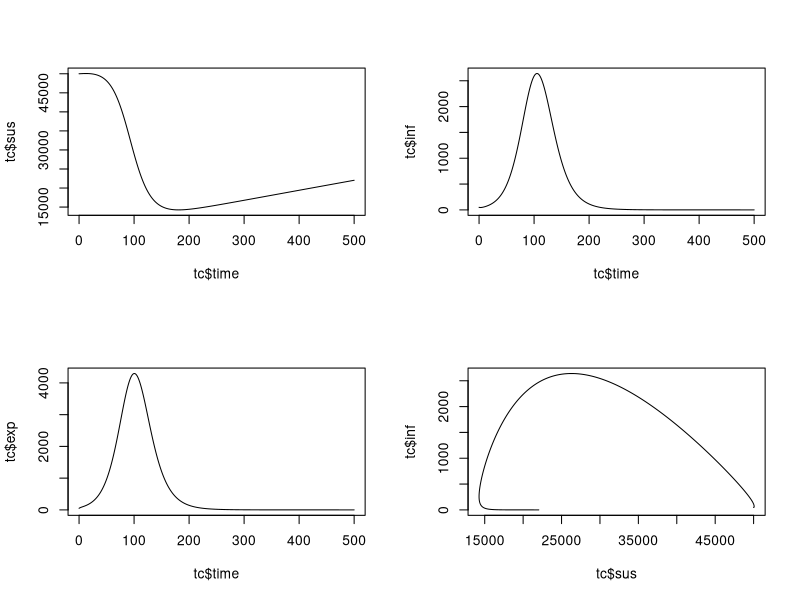
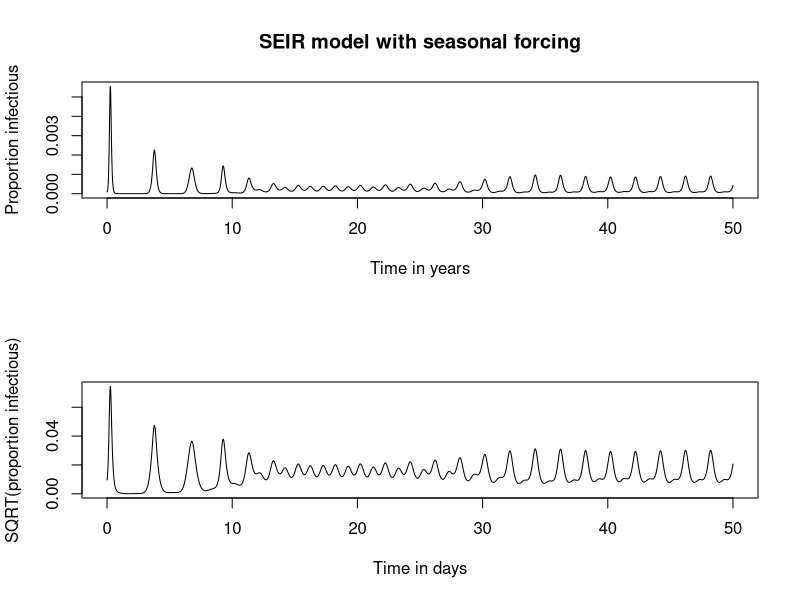
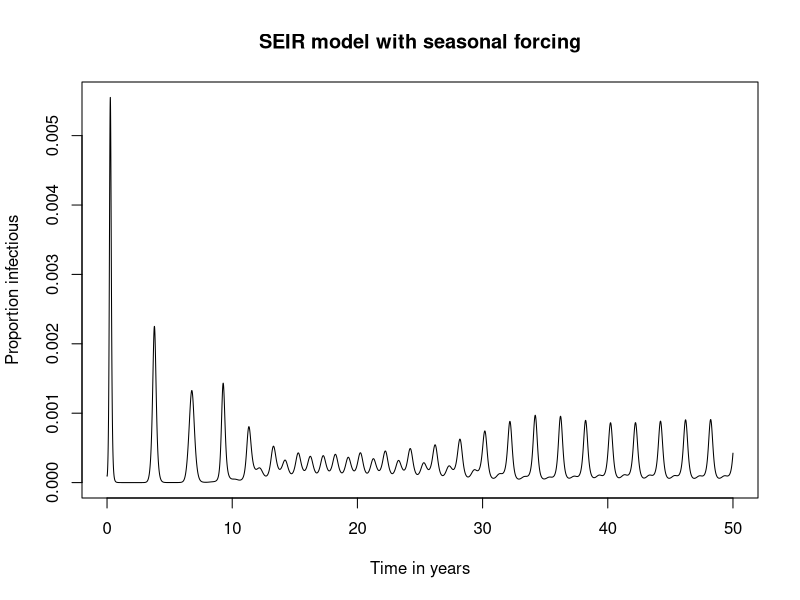
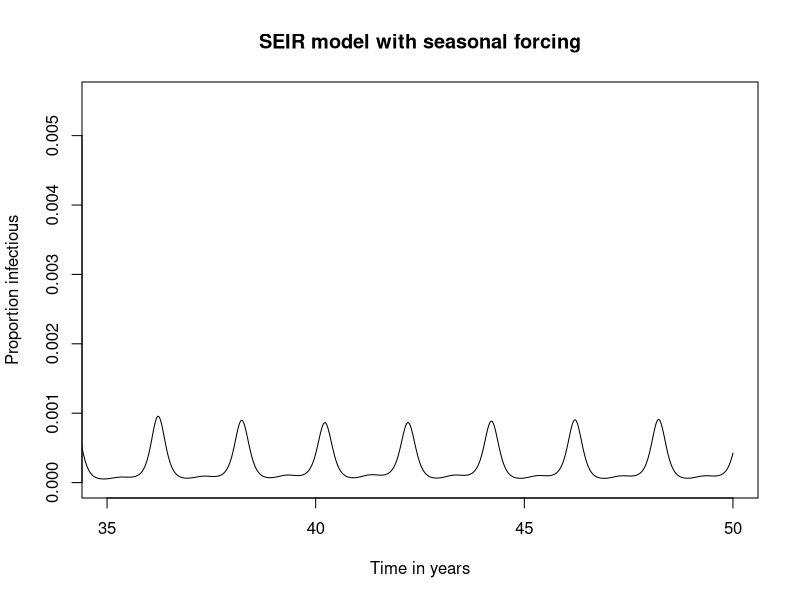

The R script that drew these images, in order:
# seir.w.seasonal.R
# JRCP 06.05.09

library(deSolve)

Ro.calc<-function(beta,N,mu=0.02/365.25,sigma=1/8,gamma=1/5){
  beta*N*(sigma/(mu+sigma))*(1/(mu+gamma))
}

Ro.calc(0.0000009,500000)

beta.calc<-function(Ro,N,mu=0.02/365.25,sigma=1/8,gamma=1/5){
  Ro/(N*(sigma/(mu+sigma))*(1/(mu+gamma)))
}

seir.earn<-function(t,y,params){
	S <- y[1]
	E <- y[2]
	I <- y[3]
	R <- y[4]
	
	beta<-params[1]
	N<-params[2]
	mu<-params[3]
	sigma<-params[4]
	gamma<-params[5]
	nu<-mu*N
	
	dSdt <- nu-beta*S*I-mu*S
	dEdt <- beta*S*I-mu*E-sigma*E
	dIdt <- sigma*E-mu*I-gamma*I
	dRdt <- gamma*I-mu*R
		
	return(list(c(dSdt,dEdt,dIdt,dRdt)))
}

beta<-beta.calc(18,500000)#0.0000009#2.2*10^-8#7.2*10^-6#3.6#2*10^-8
N<-500000
mu<-.02/365.25
sigma<-1/8
gamma<-1/5

times<-seq(0,500,.01)

if(1){
  S0<-N/10
  E0<-N*10^-4
  I0<-N*10^-4
}else{
  S0<-N-1
  E0<-1
  I0<-0
}

init<-c(sus=S0,exp=E0,inf=I0,rec=N-S0-E0-I0)

tc<-data.frame(lsoda(init,times,seir.earn,c(beta,N,mu,sigma,gamma)))

par(mfcol=c(2,2))
plot(tc$time,tc$sus,type="l")
plot(tc$time,tc$exp,type="l")
plot(tc$time,tc$inf,type="l")
plot(tc$sus,tc$inf,type="l")

seir<-function(t,y,params){
	S <- y[1]
	E <- y[2]
	I <- y[3]
	R <- y[4]
	
	nu<-mu*N
	
	dSdt <- nu-beta*S*I-mu*S
	dEdt <- beta*S*I-mu*E-sigma*E
	dIdt <- sigma*E-mu*I-gamma*I
	dRdt <- gamma*I-mu*R
		
	return(list(c(dSdt,dEdt,dIdt,dRdt)))
}
init<-c(sus=S0,exp=E0,inf=I0,rec=N-S0-E0-I0)

tc<-data.frame(lsoda(init,times,seir,NA))



S.star<-function(beta,mu=0.02/365.25,sigma=1/8,gamma=1/5){
  ((mu+sigma)/beta)*((mu+gamma)/sigma)
}
E.star<-function(beta,N,mu=0.02/365.25,sigma=1/8,gamma=1/5){
  mu*(N-S.star(beta,mu,sigma,gamma))/(mu+sigma)
}
I.star<-function(beta,N,mu=0.02/365.25,sigma=1/8,gamma=1/5){
  (sigma/(mu+gamma))*E.star(beta,N,mu,sigma,gamma)
}
R.star<-function(beta,N,mu=0.02/365.25,sigma=1/8,gamma=1/5){
  (gamma/mu)*I.star(beta,N,mu,sigma,gamma)
}



# Seasonal beta
beta.t<-function(x,beta,amp=0.08,per=365.35){
  beta+beta*amp*cos(x*(2*pi/per))
}

seir.seasonal<-function(t,y,params){
	S <- y[1]
	E <- y[2]
	I <- y[3]
	R <- y[4]
	time<-y[5]
	
	beta<-params[1]
	N<-params[2]
	mu<-params[3]
	sigma<-params[4]
	gamma<-params[5]
	nu<-mu*N
#	beta.t<-beta+0.08*sin(time*(2*pi/365.25))#*sin(time*(2*pi/365.25))
	
	dSdt <- nu-beta.t(time,beta)*S*I-mu*S
	dEdt <- beta.t(time,beta)*S*I-mu*E-sigma*E
	dIdt <- sigma*E-mu*I-gamma*I
	dRdt <- gamma*I-mu*R
	dtimedt<-1
		
	return(list(c(dSdt,dEdt,dIdt,dRdt,dtimedt)))
}

beta<-beta.calc(18,500000)
N<-500000
mu<-.02/365.25
sigma<-1/8
gamma<-1/5

#times<-seq(0,365.25*20,.01)
times<-seq(0,365.25*50,.1)

if(1){
  S0<-N/10
  E0<-N*10^-4
  I0<-N*10^-4
}else{
  S0<-N-1
  E0<-1
  I0<-0
}

init<-c(sus=S0,exp=E0,inf=I0,rec=N-S0-E0-I0,day<-0)

tc<-data.frame(lsoda(init,times,seir.seasonal,c(beta,N,mu,sigma,gamma),hmax=.2))

par(mfcol=c(2,1))
plot(tc$time/365.25,tc$inf/N,type="l",xlab="Time in years",ylab="Proportion infectious",main="SEIR model with seasonal forcing")
#plot(tc$time/365.25,tc$inf/N,type="l",ylim=c(0,.01),xlab="Time in days",ylab="Proportion infectious")
#plot(tc$time/365.25,log10(tc$inf/N),type="l",xlab="Time in days",ylab="Log10(proportion infectious)")
plot(tc$time/365.25,sqrt(tc$inf/N),type="l",xlab="Time in days",ylab="SQRT(proportion infectious)")

par(mfcol=c(1,1))
plot(tc$time/365.25,tc$inf/N,type="l",xlab="Time in years",ylab="Proportion infectious",main="SEIR model with seasonal forcing")
plot(tc$time/365.25,tc$inf/N,type="l",xlab="Time in years",ylab="Proportion infectious",main="SEIR model with seasonal forcing",xlim=c(35,50))
